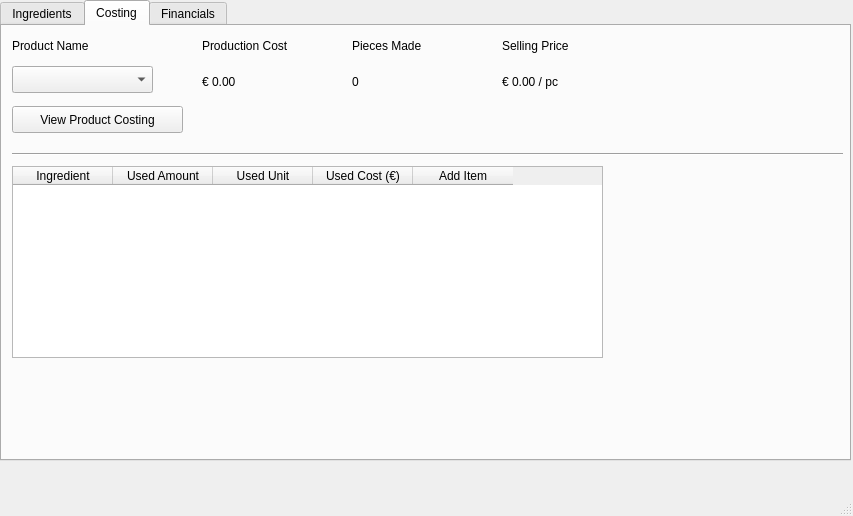
<?xml version="1.0" encoding="UTF-8"?>
<ui version="4.0">
 <class>MainWindow</class>
 <widget class="QMainWindow" name="MainWindow">
  <property name="geometry">
   <rect>
    <x>0</x>
    <y>0</y>
    <width>853</width>
    <height>516</height>
   </rect>
  </property>
  <property name="windowTitle">
   <string>Dahlia's Delights</string>
  </property>
  <widget class="QWidget" name="centralwidget">
   <widget class="QTabWidget" name="tabWidget">
    <property name="geometry">
     <rect>
      <x>0</x>
      <y>0</y>
      <width>851</width>
      <height>461</height>
     </rect>
    </property>
    <property name="autoFillBackground">
     <bool>true</bool>
    </property>
    <property name="currentIndex">
     <number>1</number>
    </property>
    <widget class="QWidget" name="ingredients_tab">
     <attribute name="title">
      <string>Ingredients</string>
     </attribute>
     <widget class="QLabel" name="ingredient_name_label">
      <property name="geometry">
       <rect>
        <x>10</x>
        <y>10</y>
        <width>121</width>
        <height>19</height>
       </rect>
      </property>
      <property name="text">
       <string>Ingredient Name</string>
      </property>
     </widget>
     <widget class="QLabel" name="average_density_label">
      <property name="geometry">
       <rect>
        <x>180</x>
        <y>10</y>
        <width>101</width>
        <height>19</height>
       </rect>
      </property>
      <property name="text">
       <string>Density (g/ml)</string>
      </property>
     </widget>
     <widget class="QLabel" name="store_cost_label">
      <property name="geometry">
       <rect>
        <x>460</x>
        <y>10</y>
        <width>101</width>
        <height>19</height>
       </rect>
      </property>
      <property name="text">
       <string>Store Cost (€)</string>
      </property>
     </widget>
     <widget class="QLabel" name="store_amount_label">
      <property name="geometry">
       <rect>
        <x>600</x>
        <y>10</y>
        <width>101</width>
        <height>19</height>
       </rect>
      </property>
      <property name="text">
       <string>Store Amount</string>
      </property>
     </widget>
     <widget class="QLabel" name="store_unit_label">
      <property name="geometry">
       <rect>
        <x>740</x>
        <y>10</y>
        <width>81</width>
        <height>20</height>
       </rect>
      </property>
      <property name="text">
       <string>Store Unit</string>
      </property>
     </widget>
     <widget class="QLineEdit" name="average_density_input">
      <property name="geometry">
       <rect>
        <x>180</x>
        <y>40</y>
        <width>113</width>
        <height>27</height>
       </rect>
      </property>
      <property name="text">
       <string>0.0</string>
      </property>
     </widget>
     <widget class="QLineEdit" name="store_cost_input">
      <property name="geometry">
       <rect>
        <x>460</x>
        <y>40</y>
        <width>113</width>
        <height>27</height>
       </rect>
      </property>
      <property name="text">
       <string>0.00</string>
      </property>
     </widget>
     <widget class="QLineEdit" name="store_amount_input">
      <property name="geometry">
       <rect>
        <x>600</x>
        <y>40</y>
        <width>113</width>
        <height>27</height>
       </rect>
      </property>
      <property name="text">
       <string>0.0</string>
      </property>
     </widget>
     <widget class="QComboBox" name="store_unit_dropdown">
      <property name="geometry">
       <rect>
        <x>740</x>
        <y>40</y>
        <width>86</width>
        <height>27</height>
       </rect>
      </property>
      <property name="autoFillBackground">
       <bool>true</bool>
      </property>
      <item>
       <property name="text">
        <string>grams</string>
       </property>
      </item>
      <item>
       <property name="text">
        <string>kilograms</string>
       </property>
      </item>
      <item>
       <property name="text">
        <string>pounds</string>
       </property>
      </item>
      <item>
       <property name="text">
        <string>liters</string>
       </property>
      </item>
      <item>
       <property name="text">
        <string>milliliters</string>
       </property>
      </item>
      <item>
       <property name="text">
        <string>pieces</string>
       </property>
      </item>
     </widget>
     <widget class="QPushButton" name="edit_ingredient_values_button">
      <property name="geometry">
       <rect>
        <x>10</x>
        <y>80</y>
        <width>231</width>
        <height>27</height>
       </rect>
      </property>
      <property name="text">
       <string>Add/Change Ingredient Values</string>
      </property>
     </widget>
     <widget class="Line" name="line">
      <property name="geometry">
       <rect>
        <x>10</x>
        <y>120</y>
        <width>831</width>
        <height>16</height>
       </rect>
      </property>
      <property name="orientation">
       <enum>Qt::Horizontal</enum>
      </property>
     </widget>
     <widget class="QComboBox" name="ingredient_name_dropdown">
      <property name="geometry">
       <rect>
        <x>10</x>
        <y>40</y>
        <width>141</width>
        <height>27</height>
       </rect>
      </property>
      <property name="autoFillBackground">
       <bool>true</bool>
      </property>
      <property name="editable">
       <bool>true</bool>
      </property>
     </widget>
     <widget class="QComboBox" name="ingredient_name_choice">
      <property name="geometry">
       <rect>
        <x>10</x>
        <y>170</y>
        <width>141</width>
        <height>27</height>
       </rect>
      </property>
      <property name="autoFillBackground">
       <bool>true</bool>
      </property>
     </widget>
     <widget class="QLabel" name="store_amount_label_2">
      <property name="geometry">
       <rect>
        <x>600</x>
        <y>140</y>
        <width>101</width>
        <height>19</height>
       </rect>
      </property>
      <property name="text">
       <string>Store Amount</string>
      </property>
     </widget>
     <widget class="QLabel" name="ingredient_name_label_2">
      <property name="geometry">
       <rect>
        <x>10</x>
        <y>140</y>
        <width>121</width>
        <height>19</height>
       </rect>
      </property>
      <property name="text">
       <string>Ingredient Name</string>
      </property>
     </widget>
     <widget class="QLabel" name="average_density_label_2">
      <property name="geometry">
       <rect>
        <x>180</x>
        <y>140</y>
        <width>101</width>
        <height>19</height>
       </rect>
      </property>
      <property name="text">
       <string>Density (g/ml)</string>
      </property>
     </widget>
     <widget class="QLabel" name="store_unit_label_2">
      <property name="geometry">
       <rect>
        <x>740</x>
        <y>140</y>
        <width>81</width>
        <height>20</height>
       </rect>
      </property>
      <property name="text">
       <string>Store Unit</string>
      </property>
     </widget>
     <widget class="QLabel" name="store_cost_label_2">
      <property name="geometry">
       <rect>
        <x>460</x>
        <y>140</y>
        <width>101</width>
        <height>19</height>
       </rect>
      </property>
      <property name="text">
       <string>Store Cost (€)</string>
      </property>
     </widget>
     <widget class="QLabel" name="average_density_output">
      <property name="geometry">
       <rect>
        <x>180</x>
        <y>170</y>
        <width>111</width>
        <height>31</height>
       </rect>
      </property>
      <property name="styleSheet">
       <string notr="true">font: 81 14pt &quot;Ubuntu Sans&quot;;</string>
      </property>
      <property name="text">
       <string>0.0 g/ml</string>
      </property>
     </widget>
     <widget class="QLabel" name="store_cost_output">
      <property name="geometry">
       <rect>
        <x>460</x>
        <y>170</y>
        <width>111</width>
        <height>31</height>
       </rect>
      </property>
      <property name="styleSheet">
       <string notr="true">font: 81 14pt &quot;Ubuntu Sans&quot;;</string>
      </property>
      <property name="text">
       <string>€ 0.00</string>
      </property>
     </widget>
     <widget class="QLabel" name="store_amount_output">
      <property name="geometry">
       <rect>
        <x>600</x>
        <y>170</y>
        <width>111</width>
        <height>31</height>
       </rect>
      </property>
      <property name="styleSheet">
       <string notr="true">font: 81 14pt &quot;Ubuntu Sans&quot;;</string>
      </property>
      <property name="text">
       <string>0.0</string>
      </property>
     </widget>
     <widget class="QLabel" name="store_unit_output">
      <property name="geometry">
       <rect>
        <x>740</x>
        <y>170</y>
        <width>111</width>
        <height>31</height>
       </rect>
      </property>
      <property name="styleSheet">
       <string notr="true">font: 81 14pt &quot;Ubuntu Sans&quot;;</string>
      </property>
      <property name="text">
       <string>grams</string>
      </property>
     </widget>
     <widget class="QPushButton" name="view_ingredient_values_button">
      <property name="geometry">
       <rect>
        <x>10</x>
        <y>210</y>
        <width>181</width>
        <height>27</height>
       </rect>
      </property>
      <property name="text">
       <string>View Ingredient Values</string>
      </property>
     </widget>
     <widget class="QLabel" name="store_brand_label">
      <property name="geometry">
       <rect>
        <x>320</x>
        <y>10</y>
        <width>101</width>
        <height>19</height>
       </rect>
      </property>
      <property name="text">
       <string>Store Brand</string>
      </property>
     </widget>
     <widget class="QLineEdit" name="average_density_input_2">
      <property name="geometry">
       <rect>
        <x>320</x>
        <y>40</y>
        <width>113</width>
        <height>27</height>
       </rect>
      </property>
      <property name="text">
       <string/>
      </property>
     </widget>
     <widget class="QLabel" name="store_brand_label_2">
      <property name="geometry">
       <rect>
        <x>320</x>
        <y>140</y>
        <width>101</width>
        <height>19</height>
       </rect>
      </property>
      <property name="text">
       <string>Store Brand</string>
      </property>
     </widget>
     <widget class="QLabel" name="store_brand_output">
      <property name="geometry">
       <rect>
        <x>320</x>
        <y>170</y>
        <width>111</width>
        <height>31</height>
       </rect>
      </property>
      <property name="styleSheet">
       <string notr="true">font: 81 14pt &quot;Ubuntu Sans&quot;;</string>
      </property>
      <property name="text">
       <string/>
      </property>
     </widget>
     <widget class="Line" name="line_2">
      <property name="geometry">
       <rect>
        <x>10</x>
        <y>250</y>
        <width>831</width>
        <height>16</height>
       </rect>
      </property>
      <property name="orientation">
       <enum>Qt::Horizontal</enum>
      </property>
     </widget>
     <widget class="QComboBox" name="ingredient_name_choice_2">
      <property name="geometry">
       <rect>
        <x>10</x>
        <y>300</y>
        <width>141</width>
        <height>27</height>
       </rect>
      </property>
      <property name="autoFillBackground">
       <bool>true</bool>
      </property>
     </widget>
     <widget class="QLabel" name="ingredient_name_label_3">
      <property name="geometry">
       <rect>
        <x>10</x>
        <y>270</y>
        <width>121</width>
        <height>19</height>
       </rect>
      </property>
      <property name="text">
       <string>Ingredient Name</string>
      </property>
     </widget>
     <widget class="QPushButton" name="delete_ingredient_values_button">
      <property name="geometry">
       <rect>
        <x>180</x>
        <y>300</y>
        <width>151</width>
        <height>27</height>
       </rect>
      </property>
      <property name="text">
       <string>Delete Ingredient</string>
      </property>
     </widget>
     <widget class="Line" name="line_3">
      <property name="geometry">
       <rect>
        <x>10</x>
        <y>350</y>
        <width>831</width>
        <height>16</height>
       </rect>
      </property>
      <property name="orientation">
       <enum>Qt::Horizontal</enum>
      </property>
     </widget>
     <widget class="QLabel" name="message_bar">
      <property name="geometry">
       <rect>
        <x>10</x>
        <y>380</y>
        <width>831</width>
        <height>19</height>
       </rect>
      </property>
      <property name="text">
       <string/>
      </property>
     </widget>
    </widget>
    <widget class="QWidget" name="costing_tab">
     <attribute name="title">
      <string>Costing</string>
     </attribute>
     <widget class="QPushButton" name="view_product_costing_button">
      <property name="geometry">
       <rect>
        <x>10</x>
        <y>80</y>
        <width>171</width>
        <height>27</height>
       </rect>
      </property>
      <property name="text">
       <string>View Product Costing</string>
      </property>
     </widget>
     <widget class="QComboBox" name="product_name_choice">
      <property name="geometry">
       <rect>
        <x>10</x>
        <y>40</y>
        <width>141</width>
        <height>27</height>
       </rect>
      </property>
      <property name="autoFillBackground">
       <bool>true</bool>
      </property>
     </widget>
     <widget class="QLabel" name="product_name_label">
      <property name="geometry">
       <rect>
        <x>10</x>
        <y>10</y>
        <width>121</width>
        <height>19</height>
       </rect>
      </property>
      <property name="text">
       <string>Product Name</string>
      </property>
     </widget>
     <widget class="QLabel" name="production_cost_label">
      <property name="geometry">
       <rect>
        <x>200</x>
        <y>10</y>
        <width>121</width>
        <height>19</height>
       </rect>
      </property>
      <property name="text">
       <string>Production Cost</string>
      </property>
     </widget>
     <widget class="QLabel" name="production_cost_output">
      <property name="geometry">
       <rect>
        <x>200</x>
        <y>40</y>
        <width>121</width>
        <height>31</height>
       </rect>
      </property>
      <property name="styleSheet">
       <string notr="true">font: 81 14pt &quot;Ubuntu Sans&quot;;</string>
      </property>
      <property name="text">
       <string>€ 0.00</string>
      </property>
     </widget>
     <widget class="QLabel" name="pieces_made_label">
      <property name="geometry">
       <rect>
        <x>350</x>
        <y>10</y>
        <width>121</width>
        <height>19</height>
       </rect>
      </property>
      <property name="text">
       <string>Pieces Made</string>
      </property>
     </widget>
     <widget class="QLabel" name="pieces_made_output">
      <property name="geometry">
       <rect>
        <x>350</x>
        <y>40</y>
        <width>121</width>
        <height>31</height>
       </rect>
      </property>
      <property name="styleSheet">
       <string notr="true">font: 81 14pt &quot;Ubuntu Sans&quot;;</string>
      </property>
      <property name="text">
       <string>0</string>
      </property>
     </widget>
     <widget class="QLabel" name="selling_price_label">
      <property name="geometry">
       <rect>
        <x>500</x>
        <y>10</y>
        <width>121</width>
        <height>19</height>
       </rect>
      </property>
      <property name="text">
       <string>Selling Price</string>
      </property>
     </widget>
     <widget class="QLabel" name="selling_price_output">
      <property name="geometry">
       <rect>
        <x>500</x>
        <y>40</y>
        <width>121</width>
        <height>31</height>
       </rect>
      </property>
      <property name="styleSheet">
       <string notr="true">font: 81 14pt &quot;Ubuntu Sans&quot;;</string>
      </property>
      <property name="text">
       <string>€ 0.00 / pc</string>
      </property>
     </widget>
     <widget class="Line" name="line_4">
      <property name="geometry">
       <rect>
        <x>10</x>
        <y>120</y>
        <width>831</width>
        <height>16</height>
       </rect>
      </property>
      <property name="orientation">
       <enum>Qt::Horizontal</enum>
      </property>
     </widget>
     <widget class="QTableWidget" name="tableWidget">
      <property name="geometry">
       <rect>
        <x>10</x>
        <y>140</y>
        <width>591</width>
        <height>192</height>
       </rect>
      </property>
      <column>
       <property name="text">
        <string>Ingredient</string>
       </property>
      </column>
      <column>
       <property name="text">
        <string>Used Amount</string>
       </property>
      </column>
      <column>
       <property name="text">
        <string>Used Unit</string>
       </property>
      </column>
      <column>
       <property name="text">
        <string>Used Cost (€)</string>
       </property>
      </column>
      <column>
       <property name="text">
        <string>Add Item</string>
       </property>
      </column>
     </widget>
    </widget>
    <widget class="QWidget" name="financials_tab">
     <attribute name="title">
      <string>Financials</string>
     </attribute>
    </widget>
   </widget>
  </widget>
  <widget class="QMenuBar" name="menubar">
   <property name="geometry">
    <rect>
     <x>0</x>
     <y>0</y>
     <width>853</width>
     <height>24</height>
    </rect>
   </property>
  </widget>
  <widget class="QStatusBar" name="statusbar"/>
 </widget>
 <resources/>
 <connections/>
</ui>
